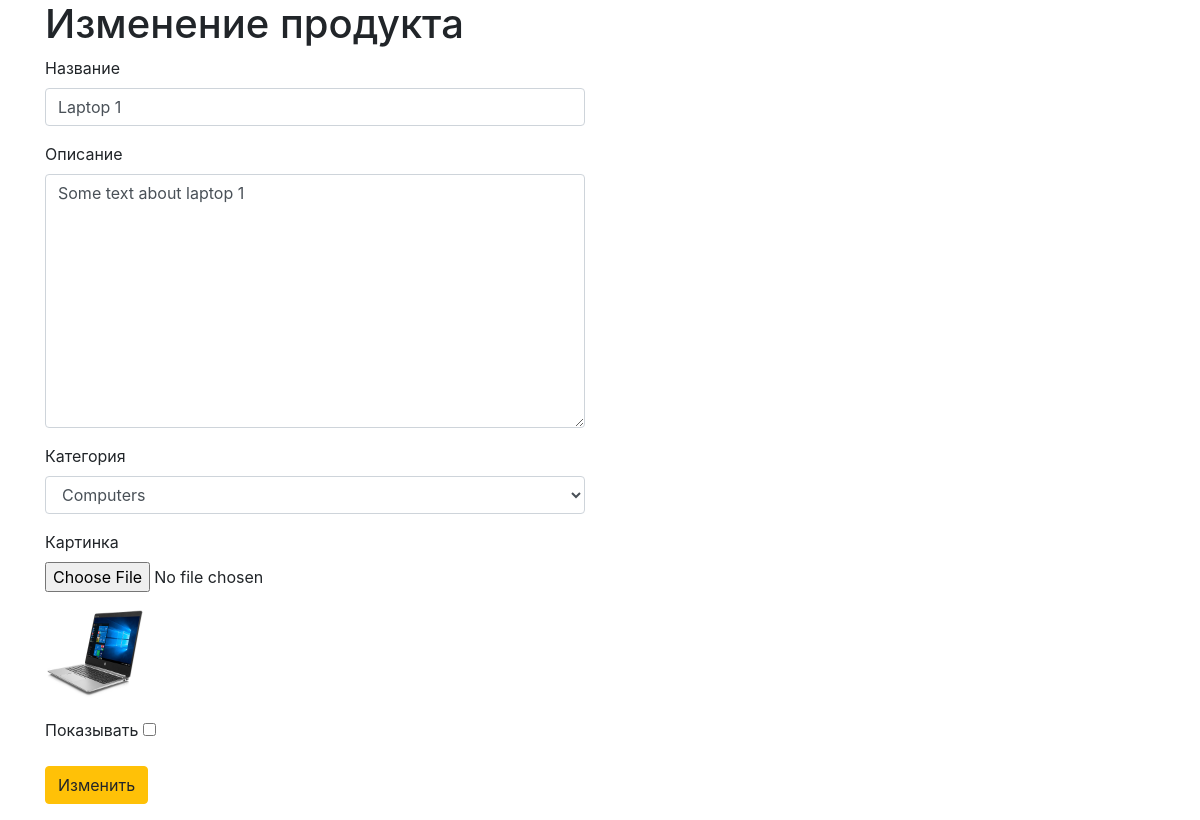
The page /edit.php?id=1 on the database its author committed.
### tables this page shows
CREATE TABLE `products` (
  `id` int(11) NOT NULL,
  `name` varchar(255) NOT NULL,
  `description` varchar(255) NOT NULL,
  `photo` varchar(255) NOT NULL,
  `status` int(11) NOT NULL,
  `category_id` int(11) NOT NULL
);

CREATE TABLE `categories` (
  `id` int(11) NOT NULL,
  `title` varchar(255) NOT NULL
);

### edit.php (the view, shortened to what this page needs)
<?php
require_once 'connect.php';
$sql = "SELECT * FROM products WHERE id = :id";
$statement = $pdo->prepare($sql);
$statement->execute($_GET);
$product = $statement->fetch(PDO::FETCH_ASSOC);
$sqlCategories = "SELECT * FROM categories";
$statementCategories = $pdo->query($sqlCategories);
$categories = $statementCategories->fetchAll(PDO::FETCH_ASSOC);
?>
<!doctype html>
<html lang="en">
<head>
    <link rel="stylesheet" href="https://stackpath.bootstrapcdn.com/bootstrap/4.4.1/css/bootstrap.min.css">
</head>
<body>
<div class="container">
    <div class="row">
        <div class="col-md-6">
            <h1>Изменение продукта</h1>
            <form action="additionalEdit.php" method="POST" enctype="multipart/form-data">
                <div class="form-group">
                    <label for="">Название</label>
                    <input name="name" type="text" class="form-control" value="<?=$product['name']?>">
                </div>
                <div class="form-group">
                    <label for="">Описание</label>
                    <textarea name="description" id="" cols="30" rows="10" class="form-control"><?=$product['description']?></textarea>
                </div>
                <div class="form-group">
                    <label for="">Категория</label>
                    <select name="category" class="form-control">
                        <?php foreach($categories as $el):?>
                            <option value="<?=$el['id']?>" <?php if($el['id'] == $product['category_id']):?> selected <?php endif;?>><?=$el['title']?></option>
                        <?php endforeach;?>
                    </select>
                </div>
                <div class="form-group">
                    <label for="">Картинка</label>
                    <input type="file" name="photo" class="form-control-file">
                    <img src="<?=$product['photo']?>" alt="" style="margin-top: 10px;height: 100px; width: 100px;">
                </div>
                <div class="form-group">
                    <label for="">Показывать</label>
                    <input type="checkbox" name="status" <?php echo $product['status'] == 1 ? 'checked' : ''?>>
                </div>
                <div class="form-group">
                    <button class="btn btn-warning">Изменить</button>
                </div>
            </form>
        </div>
    </div>
</div>
</body>
</html>

### rows shown on the page
products: name "Laptop 1", description "Some text about laptop 1", category "Computers", photo (picture)
